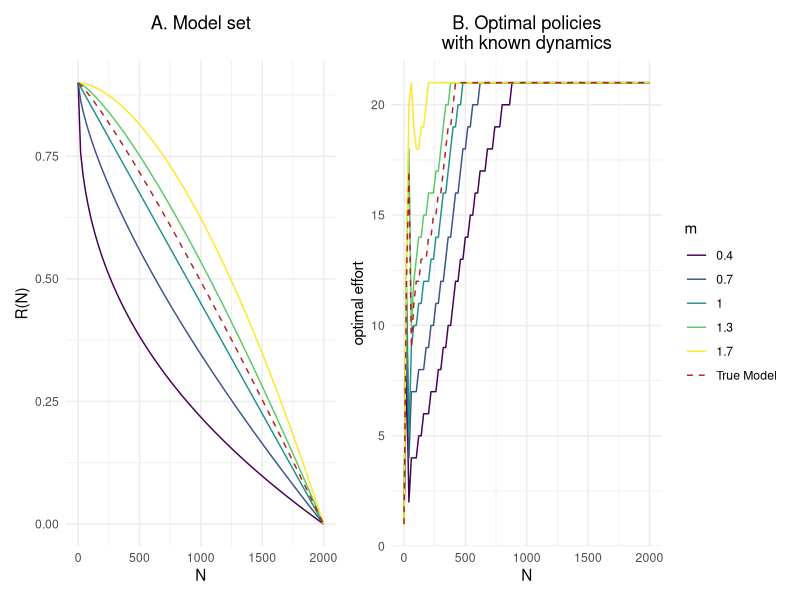

Here is the R script that generated this plot: (Note: this script raises an error after producing the figure.)
library(tidyverse)
library(patchwork)
library(viridis)

###################################
###################################
# Structural uncertainty dynamics #
###################################
###################################

# get logistic growth parameter values
r <- 0.9 # intrinsic rate of growth
K <- 2000 # carrying capacity
seq_N <- seq(0, K, by = 20) # state space

# model set
m <- c(0.4, 0.7, 1, 1.15, 1.3, 1.7)
true_m <- m[4]

# set up empty df
m_data <- data.frame(
  N = NULL, R = NULL, m = NULL
)

for (i in seq_along(m)) {
  m_data <- rbind(m_data,
                  data.frame(
                    N = seq_N, 
                    R = r * (1 - (seq_N / K) ^ m[i]),
                    m = rep(m[i], length(seq_N))
                  ))
}

m_plot <- ggplot() +
  geom_line(data = m_data[m_data$m != true_m, ],
            aes(x = N, y = R, color = as.factor(m))) +
  labs(x = "N", y = "R(N)", color = "m") +
  geom_line(data = m_data[m_data$m == true_m, ],
            aes(x = N, y = R, color = "True Model"),
            linetype = "dashed") +
  scale_color_manual(values = c(
    "True Model" = "firebrick",
    setNames(viridis_pal()(length(unique(m_data$m)) - 1), 
             as.character(unique(m_data$m[m_data$m != true_m])))
  )) +
  ggtitle("A. Model set") +
  theme_minimal() +
  theme(legend.position = "None",
        plot.title = element_text(hjust = 0.5))

##############################
# policies with known dynamics

# read in data
known_policies <- read.csv("data/passive_known_dynamics.csv")

# plot
plot_known_policies <- ggplot() +
  geom_line(data = known_policies[known_policies$m != true_m, ],
            aes(x = N, y = policy, color = as.factor(m))) +
  labs(x = "N", y = "optimal effort", color = "m") +
  geom_line(data = known_policies[known_policies$m == true_m, ],
            aes(x = N, y = policy, color = "True Model"),
            linetype = "dashed") +
  scale_color_manual(values = c(
    "True Model" = "firebrick",
    setNames(viridis_pal()(length(unique(known_policies$m)) - 1), 
             as.character(unique(known_policies$m[known_policies$m != true_m])))
  )) +
  ggtitle("B. Optimal policies\nwith known dynamics") +
  theme_minimal() +
  theme(plot.title = element_text(hjust = 0.5))

final_plot <- m_plot + plot_known_policies + plot_layout(nrow = 1)

# save
ggsave("figures/model_set_policies.png", final_plot, dpi = 400,
       width = 7, height = 3)


###############################
###############################
# Passive adaptive management #
###############################
###############################

# read in data
posterior <- read.csv("data/passive_am_belief.csv")[, -1]
colnames(posterior) <- m[c(1:3, 5, 6)]
am_data <- read.csv("data/passive_am_data.csv")

# convert posterior to long
posterior_long <- posterior %>% 
  mutate(t = 1:Tmax) %>% 
  pivot_longer(cols = -t,
               names_to = "m",
               values_to = "belief")

# plot
plot_belief <- ggplot(data = posterior_long) +
  geom_line(aes(x = t, y = belief, color = as.factor(m))) +
  scale_color_viridis_d() +
  labs(x = "t", y = "belief", color = "m")

plot_reward <- ggplot(data = df) +
  geom_line(aes(x = time, y = value)) +
  labs(x = "t", y = "reward")

plot_passive <- plot_belief + plot_reward + plot_layout(ncol = 1)

# save
ggsave("figures/passive_AM.png", plot_passive, dpi = 400,
       width = 4, height = 5)
